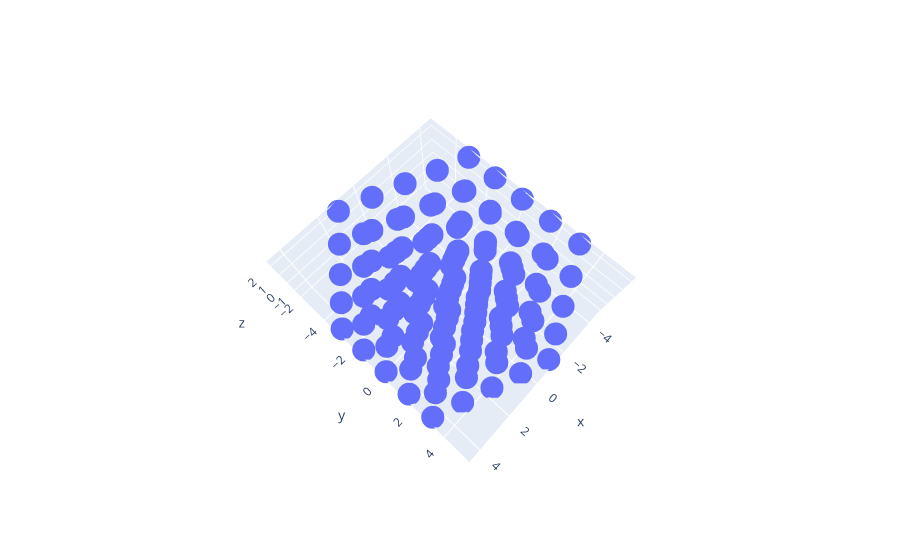

Here is the notebook cell this chart was saved with:
### Code cell
fig = go.Figure()

fig.add_trace( go.Scatter3d(x=xyzs[0], y=xyzs[1], z=xyzs[2], mode="markers"))

x_scale = 1 
y_scale = (xyzs_max[1] - xyzs_min[1]) / (xyzs_max[0] - xyzs_min[0])
z_scale = (xyzs_max[2] - xyzs_min[2]) / (xyzs_max[0] - xyzs_min[0])

fig.update_layout(go.Layout(
    scene=go.layout.Scene(
        aspectmode='manual',
        aspectratio=dict(x=x_scale, y=y_scale, z=z_scale)
    )
))
